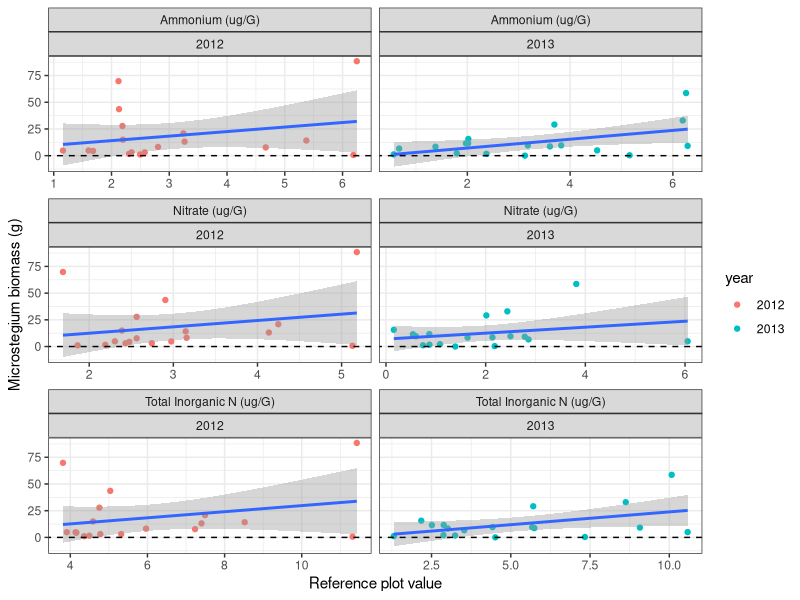
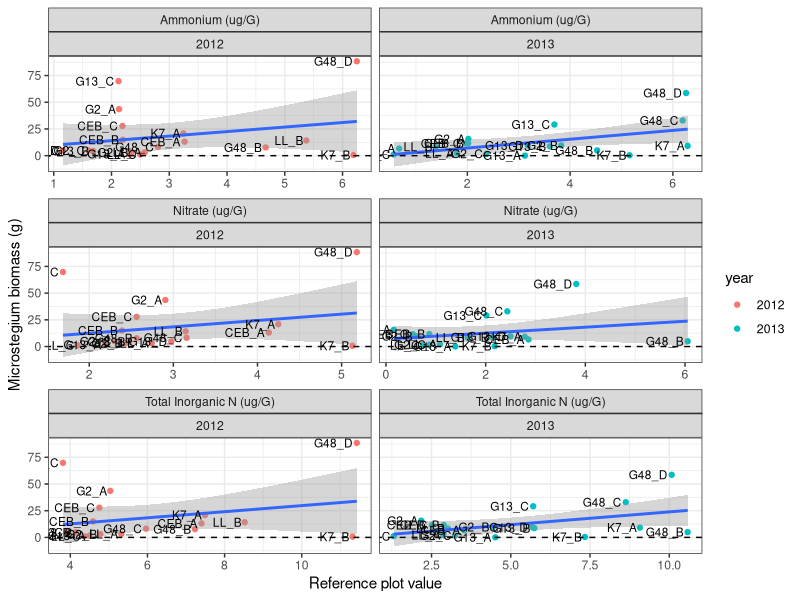
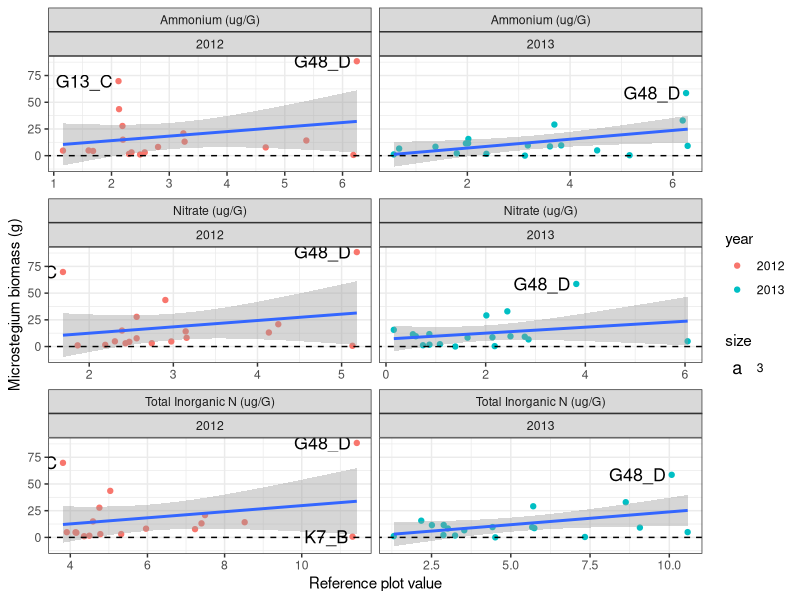

These charts were generated, in order, by the following R code: (Note: this script raises an error after producing the figures.)
#question1.R
#files needed: tab-delim files in 'e8DataPackage_080314_clean' folder
#question1: How does invader biomass vary across resource availability?

library(ggplot2); theme_set(theme_bw())
library(dplyr)
library(reshape2)
library(doBy)
#########################################################
#load data

#soil data (sd)
sd<-read.table("e8DataPackage_080314_clean/e8_plothalfSoilData_clean.txt",header=TRUE,sep="\t")
sd_dic<-read.table("e8DataPackage_080314_clean/e8_plothalfSoilData_dictionary_clean.txt",header=TRUE,sep="\t")

#veg data (vd)
vd<-read.table("e8DataPackage_080314_clean/e8_plothalfVegData_clean.txt",header=TRUE,sep="\t")
vd_dic<-read.table("e8DataPackage_080314_clean/e8_plothalfVegData_dictionary_clean.txt",header=TRUE,sep="\t")


#########################################################
#Make dataframe to plot: invader biomass vs native subplot resource availability

#pull out just the invaded rows of data
vdt1<-filter(vd,inv == "I")
#make a df with just 2012 and 2013 data
vdt2<-filter(vdt1,year != "2011")
dim(vdt2)

#pull out just the native rows of data
sdt1<-filter(sd,inv == "N") 
#make a df for the top depth
sdt2<-filter(sdt1,depth == "T") 
dim(sdt2)

#merge the veg and soil dfs by plotid
test<-cbind(sdt2[,'plotid'],vdt2[,'plotid'])
test #are plotid rows aligned? yes.
colnames(sdt2); colnames(vdt2)

sv<-cbind(sdt2[,c(1,3:16)], yrplotname=sdt2[,18], vdt2[,7:11], total=vdt2[,16])

#########################################################
#Invader biomass vs native subplot resource availability... color points by year

#reshape
colnames(sv)
sv1<-sv[,c(15,1,7,8,9,17)]
head(sv1)
sv2<-melt(sv1, measure.var=c('nhi','noi','toti'))
sv2$year<-as.factor(sv2$year)

#rename variables
sv2s <- sv2
levels(sv2s$variable)[levels(sv2s$variable)=="nhi"] <- "Ammonium (ug/G)"
levels(sv2s$variable)[levels(sv2s$variable)=="noi"] <- "Nitrate (ug/G)"
levels(sv2s$variable)[levels(sv2s$variable)=="toti"] <- "Total Inorganic N (ug/G)"
levels(sv2s$variable)[levels(sv2s$variable)=="nitrifd"] <- "Nitrification (ug/G*d)"
levels(sv2s$variable)[levels(sv2s$variable)=="minzd"] <- "Mineralization (ug/G*d)"
levels(sv2s$variable)[levels(sv2s$variable)=="soilmoi"] <- "Soil Moisture (%)"

p1<-ggplot(sv2s,aes(sv2s, x=value, y = mv)) + 
  geom_point(aes(color=year)) +
  facet_wrap(~variable+year, scales='free_x', ncol=2) +
  xlab("Reference plot value") + ylab("Microstegium biomass (g)") +
  geom_smooth(method='lm',se=T) +
  geom_abline(intercept=0, slope=0, lty=2, color=1)
p1

#outliers?
p1 + geom_text(aes(label=plotname),
               hjust=1.1, size=3)
p1 + geom_text(aes(label=ifelse((value>4*IQR(value)|mv>4*IQR(mv)),as.character(plotname)," "), 
                    hjust=1.1, size=3))


##########################
#linear model
sv12<-sv1[sv1$year=='2012',]
sv13<-sv1[sv1$year=='2013',]

#Fxns to use within loop
GetPvals<-function(fit){
  store<-numeric(0)
  pvalx<-summary(fit)$coefficients[2,4]
  r2<-summary(fit)$r.squared
  row<-c(pvalx, r2)
  store<-rbind(store,row)
  colnames(store)<-c('pvalx','r2')  
  return(store)
}
GetCoefs<-function(fit){
  store<-numeric(0)
  int<-summary(fit)$coefficients[1,1]
  coefx<-summary(fit)$coefficients[2,1]
  row<-c(int, coefx)
  store<-rbind(store,row)
  colnames(store)<-c('int', 'coefx')
  return(store)
}

colnames(sv12)
stcol<-2
endcol<-4
#Fxn to calc pvals and coefs
AnotherFxn<-function(data, stcol, endcol){
  xvars<-colnames(data)[stcol:endcol]
  store<-numeric(0)
  i<-0
  for (i in 1:length(xvars)){
    x<-data[,i+stcol-1]
    y<-data[,'mv']
    df<-data.frame(x,y)
    fit<-lm(y ~ x, df)
    pvals<-GetPvals(fit)
    coefs<-GetCoefs(fit)
    row<-c(pvals,coefs)
    store<-rbind(store,row)
  }
  return(store)
} #need to check this.

#Do it!
result12<-AnotherFxn(sv12, stcol,endcol)
colnames(result12)<-c('pvalx','r2','int', 'coefx')
result12

result13<-AnotherFxn(sv13, stcol, endcol)
colnames(result13)<-c('pvalx','r2','int', 'coefx')
result13

#Make a nice table
varnum<-endcol-stcol+1
year<-c(rep('2012',varnum),rep('2013',varnum))
tmp<-c("Ammonium (ug/G)","Nitrate (ug/G)","Total Inorganic N (ug/G)")
xvar<-rep(tmp,2)
tmp1<-rbind(result12,result13)
tmp2<-data.frame(xvar,year,tmp1)
tmp2
tmp3<-orderBy(~xvar,tmp2)
tmp3[,3:5]<-round(tmp3[,3:5], digits=2)
tab<-tmp3
tab
